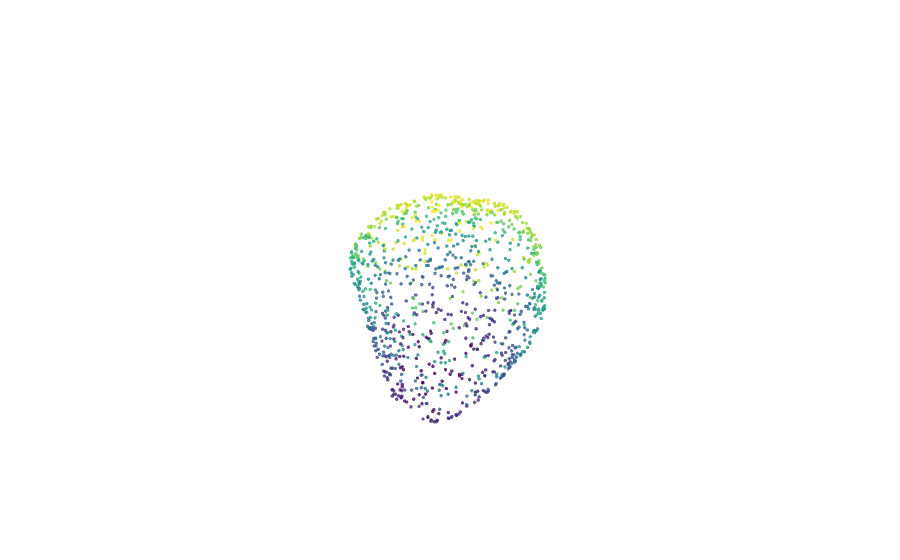

Notebook code cell kept with this figure:
### Code cell
pcd = o3d.io.read_point_cloud(
    "/insomnia001/home/hy2897/data/mcc/ST28_emb2_2_2026_03_30__09_54_17/18.ply"
)

points = np.asarray(pcd.points)

fig = go.Figure(
    go.Scatter3d(
        x=points[:, 0],
        y=points[:, 1],
        z=points[:, 2],
        mode="markers",
        marker=dict(
            size=2,
            color=points[:, 2],
            colorscale="viridis",
            opacity=0.8
        )
    )
)

fig.update_layout(
    scene=dict(
        xaxis=dict(visible=False),
        yaxis=dict(visible=False),
        zaxis=dict(visible=False)
    ),
    scene_aspectmode="data"
)

fig.show()

### Figure 1 — Plotly figure (JSON) as saved in the notebook; plotly's stock layout.template omitted (floating-point values rounded to 4 significant figures; data arrays with more than 128 entries replaced by an {"elided": "..."} marker saying what was removed)
{"data": [{"marker": {"color": {"elided": "1024 float values"}, "colorscale": [[0, "#440154"], [0.1111, "#482878"], [0.2222, "#3e4989"], [0.3333, "#31688e"], [0.4444, "#26828e"], [0.5556, "#1f9e89"], [0.6667, "#35b779"], [0.7778, "#6ece58"], [0.8889, "#b5de2b"], [1, "#fde725"]], "opacity": 0.8, "size": 2}, "mode": "markers", "type": "scatter3d", "x": {"elided": "1024 float values"}, "y": {"elided": "1024 float values"}, "z": {"elided": "1024 float values"}}], "layout": {"scene": {"aspectmode": "data", "xaxis": {"visible": false}, "yaxis": {"visible": false}, "zaxis": {"visible": false}}}}
